Frame 1 (no input): blank canvas, image omitted
Frame 60 (no input): blank canvas, image omitted
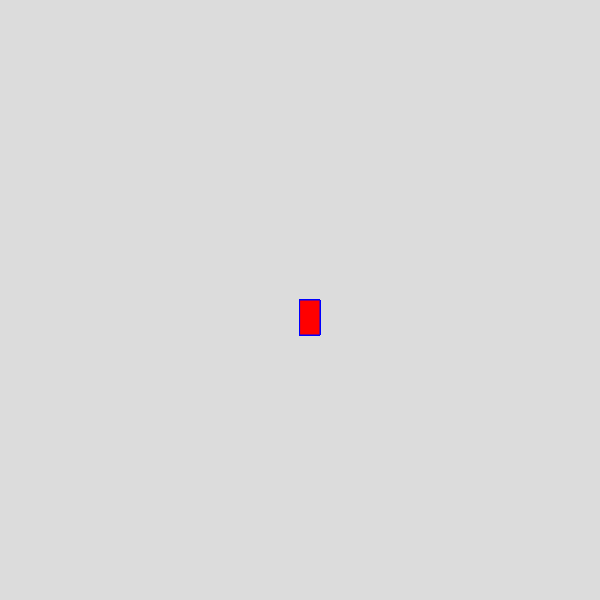
Frame 120 (the mouse pressed at the canvas centre since frame 60)

The p5.js sketch whose frames 1 and 60 were blank and that drew this single picture after the mouse press (run headless with seeded random() and noise() and a simulated clock; from frame 60 on, the mouse is pressed at the canvas centre):

// p5.js sketch
// ── sketch.js
function setup() {
    createCanvas(600, 600);
    background([220]);
  }
  
  function draw() {
   
  
    stroke("blue");
    fill("red");
  
    // console.log(mouseIsPressed);
  
    if (mouseIsPressed) {
      rect(mouseX, mouseY, 20, 35);
    }
  }
  
